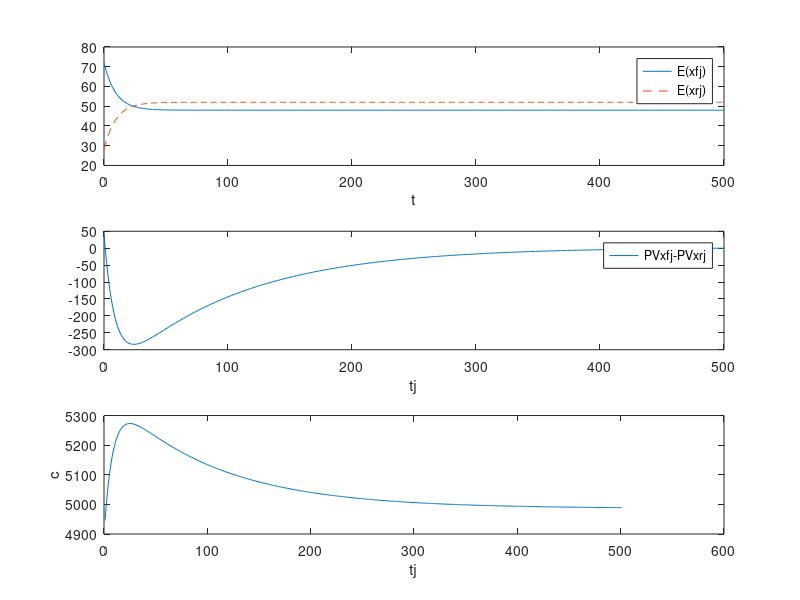

MATLAB code to generate this figure:
clear all
t = 500;
a = 0.8;
x0r = 50;
xsig2 = 10;
x0 = x0r*(1-a);
sig = xsig2*(1-a^2);

%forestry
lf = 0.9; %lambda
af = 1;
xf0r = 50;
xfsig2 = 2;
xf0 = xf0r*(1-lf*af);
sigf = xfsig2*(1-lf^2*af^2);
e = -2;
efj = e;

%housing
lr = 0.9;
ar = 1;
xr0r = 50;
xrsig2 = 2;
xr0 = xr0r*(1-lr*ar);
sigr = xrsig2*(1-lr^2*ar^2);
erj = -e;

Ex = zeros([1 t]);
Exf = zeros([1 t]);
Exr = zeros([1 t]);

h = 24;
xst = 10; %x start value
xfst = xf0r + h; %xf start value
xrst = xr0r - h ; %xr start value

val = 0;
valf = 0;
valr = 0;

for i = 1:t
  Ex(i) = a^i*xst + x0*(1-a^i)/(1-a);
  Exf(i) = lf^i*af^i*xfst + xf0*(1-(lf*af)^i)/(1-lf*af) + (1-af)*lf*(Ex(i)-x0r)*(1-(lf*af)^i)/(1-(lf*af)) + efj;
  Exr(i) = lr^i*ar^i*xrst + xr0*(1-(lr*ar)^i)/(1-lr*ar) + (1-ar)*lr*(Ex(i)-x0r)*(1-(lr*ar)^i)/(1-(lr*ar)) + erj;
end
%for i = 1:t
%  val = a^i*xst;
%  valf = lf^i*af^i*xfst + efj;
%  valr = lr^i*ar^i*xrst + erj;
%  for j = 0:i-1
%    val = val + a^j*x0;
%    valf = valf + lf^j*af^j*xf0;
%    valr = valr + lr^j*ar^j*xr0;
%  end
%  Ex(i) = val;
%  Exf(i) = valf;
%  Exr(i) = valr;
%end
xfst = xfst+efj;
xrst = xrst+erj;
%Ex = [xst Ex];
Exf = [xfst Exf];
Exr = [xrst Exr];


% plotting 
subplot(3,1,1);
plot(0:t,Exf,'-');
hold on   
plot(0:t,Exr,'--');
legend('E(xfj)','E(xrj)');
xlabel('t') 
hold off 


% getting PV
del = 0.99;
d = del.^(1:t);
PVxf = zeros([1 t]);
PVxf(t+1) = Exf(t+1)*del^t;
PVxr(t+1) = Exr(t+1)*del^t;
for i = t:-1:1  
  PVxf(i) = PVxf(i+1) + Exf(i)*del^(i-1);
  PVxr(i) = PVxr(i+1) + Exr(i)*del^(i-1);
end

% plotting PV
%subplot(3,1,2);
%plot(0:t,PVxf);
%hold on
%plot(0:t,PVxr);
%hold off
%legend('PVxfj','PVxrj');

pvdiff = PVxf-PVxr;
subplot(3,1,2);
plot(0:t,pvdiff);
xlabel('tj')
legend("PVxfj-PVxrj");

c = zeros([1 length(Exf)]);

c(1) = sum(Exr);
for i=1:length(Exf)
	c(i) = sum(Exf(1:i-1).*(del.^(0:i-2))) + sum(Exr(i:end).*(del.^(i-1:length(Exr)-1)));
end
subplot(3,1,3)
plot(1:length(Exf),c);
xlabel('tj');
ylabel('c');


[val,ind] = min(pvdiff);
[val,ind2] = find(Exf-Exr < 0);
fprintf("min(PVxfj-PVxfj) occur when t=%d\n",ind-1);
fprintf("when Exfj-Exrj becomes < 0  t=%d\n",ind2(1)-1);